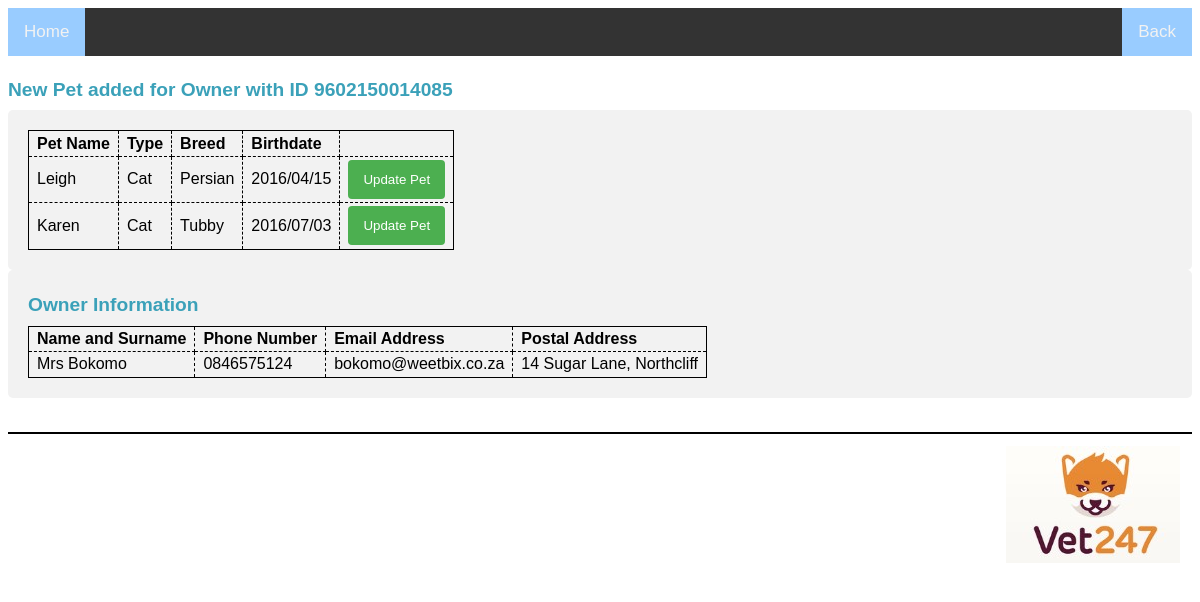
The page /pets/pet_result.php?new=9602150014085 on the database its author committed.
### tables this page shows
CREATE TABLE `tblpets` (
  `name` varchar(30) NOT NULL,
  `animalType` varchar(30) NOT NULL,
  `breed` varchar(30) NOT NULL,
  `ownerID` varchar(13) NOT NULL,
  `birthdate` varchar(30) NOT NULL
);

CREATE TABLE `tblowners` (
  `ownerID` varchar(13) NOT NULL,
  `nameSurname` varchar(60) NOT NULL,
  `phoneNum` varchar(10) NOT NULL,
  `emailAdd` varchar(100) NOT NULL,
  `postalAdd` text NOT NULL
);

### util/functions.php (called while the page is built, shortened)
<?php
require('../model/connection.php');
function new_pet() {
	if (htmlspecialchars($_GET['new']) != '') {
	$owner = htmlspecialchars($_GET['new']);
	global $db;
	$queryAll = 'SELECT * FROM tblpets
             WHERE ownerID = :ownerID';
	$statementB = $db->prepare($queryAll);
	$statementB->bindValue(':ownerID', $owner);
	$statementB->execute();
	$pets = $statementB->fetchAll();
	return $pets;
	}
}
function retrieve_owner($cid) {
	global $db;
	$queryAll = 'SELECT * FROM tblowners
				 WHERE ownerID = :ownerID';
	$statementB = $db->prepare($queryAll);
	$statementB->bindValue(':ownerID', $cid);
	$statementB->execute();
	$own = $statementB->fetchAll();
	return $own;
}
?>

### pets/pet_result.php (the view, shortened to what this page needs)
<?php
include '../util/functions.php';
if ($_GET['new'] != '') {
	$pets = new_pet();
	foreach ($pets as $pet) {
		$cid = $pet['ownerID'];
	}
	$result = "New Pet added for Owner with ID $cid";
	$own = retrieve_owner($cid);
}
?>
<!DOCTYPE html>
<html>
<head>
    <link rel="stylesheet" type="text/css" href="../view/main.css" />
	<link rel="stylesheet" href="https://cdnjs.cloudflare.com/ajax/libs/font-awesome/4.7.0/css/font-awesome.min.css"/>
</head>
<body>
<main>
	<br>
    <h2><?php echo $result;?></h2>
	<div class="container">
        <table>
            <tr>
                <th>Pet Name</th>
                <th>Type</th>
                <th>Breed</th>
                <th>Birthdate</th>
            </tr>
            <?php foreach ($pets as $pet) : ?>
            <tr>
                <td><?php echo $pet['name']; ?></td>
                <td><?php echo $pet['animalType']; ?></td>
                <td><?php echo $pet['breed']; ?></td>
				<td><?php echo $pet['birthdate']; ?></td>
				<td><form action="update_pet.php" method="get">
                    <input type="submit" value="Update Pet"></input>
            </form></td>
            </tr>
            <?php endforeach; ?>
        </table>
	</div>
	    <div class="container">
		<h2>Owner Information</h2>
        <table>
            <tr>
                <th>Name and Surname</th>
                <th>Phone Number</th>
                <th>Email Address</th>
				<th>Postal Address</th>
            </tr>
            <?php foreach ($own as $client) : ?>
            <tr>
                <td><?php echo $client['nameSurname']; ?></td>
                <td><?php echo $client['phoneNum']; ?></td>
				<td><?php echo $client['emailAdd']; ?></td>
				<td><?php echo $client['postalAdd']; ?></td>
            </tr>
            <?php endforeach; ?>
        </table>
	</div>
</main>
</body>
<br/>
<footer>
 <a class="logo"><img src="../view/logo2.jpg" style="padding: 12px 12px 12px 5px; float: right;"></a>
</footer>
</html>

### view/main.css (style rules this page uses)
body { margin-top: 0; font-family: sans-serif; background-color: white; padding: .5em; }
footer { clear: both; margin-top: 1em; border-top: 2px solid black; }
h2 { font-size: 120%; margin: 0; padding: .25em 0 .5em; }
h1, h2 { color: rgb(59, 161, 185); }
table { border: 1px solid black; border-collapse: collapse; }
td, th { border: 1px dashed black; padding: .2em .5em .2em .5em; vertical-align: centre; text-align: left; }
form { margin: 0; }
* { box-sizing: border-box; }
input[type=submit] { background-color: #4CAF50; color: white; padding: 12px 15px; border: none; border-radius: 4px; cursor: pointer; float: right; }
.container { border-radius: 5px; background-color: #f2f2f2; padding: 20px; }
body { margin:0;font-family:Arial }
.topnav { overflow: hidden; background-color: #333; }
.topnav a { float: left; display: block; color: #f2f2f2; text-align: center; padding: 14px 16px; text-decoration: none; font-size: 17px; }
.topnav-right { float: right; }
.active { background-color: #99ccff; color: white; }
::placeholder { color: #D3D3D3; }

### rows shown on the page
tblpets: ownerID "New Pet added for Owner with ID 9602150014085", name "Karen", animalType "Cat", breed "Tubby", birthdate "2016/07/03"
tblpets: name "Leigh", animalType "Cat", breed "Persian", birthdate "2016/04/15"
tblowners: nameSurname "Mrs Bokomo", phoneNum "0846575124", emailAdd "bokomo@weetbix.co.za", postalAdd "14 Sugar Lane, Northcliff"
